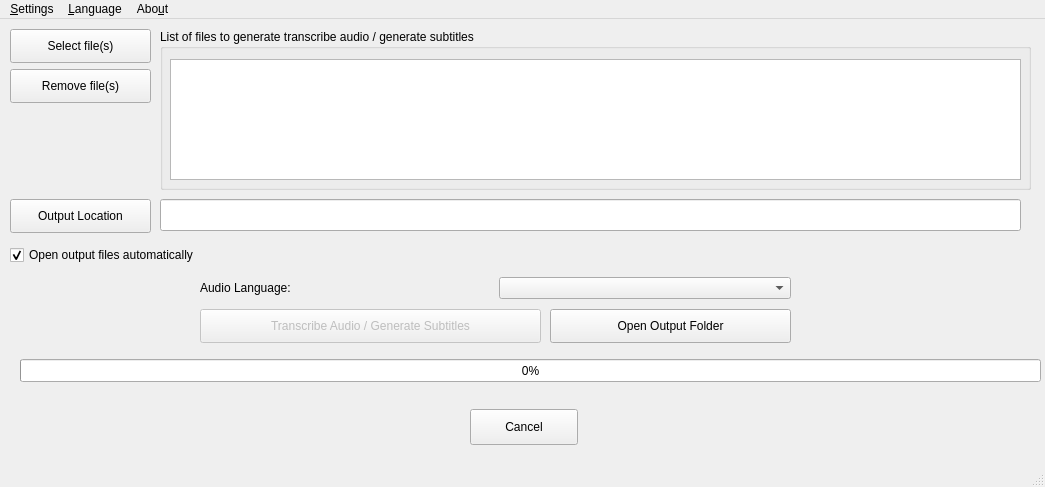
<?xml version="1.0" encoding="UTF-8"?>
<ui version="4.0">
 <class>window</class>
 <widget class="QMainWindow" name="window">
  <property name="geometry">
   <rect>
    <x>0</x>
    <y>0</y>
    <width>1045</width>
    <height>487</height>
   </rect>
  </property>
  <property name="windowTitle">
   <string>pyTranscriber - v1.9 - 21/12/2022</string>
  </property>
  <widget class="QWidget" name="centralwidget">
   <widget class="QPushButton" name="bSelectMedia">
    <property name="geometry">
     <rect>
      <x>10</x>
      <y>10</y>
      <width>141</width>
      <height>34</height>
     </rect>
    </property>
    <property name="text">
     <string>Select file(s)</string>
    </property>
   </widget>
   <widget class="QPushButton" name="bConvert">
    <property name="enabled">
     <bool>false</bool>
    </property>
    <property name="geometry">
     <rect>
      <x>200</x>
      <y>290</y>
      <width>341</width>
      <height>34</height>
     </rect>
    </property>
    <property name="text">
     <string>Transcribe Audio / Generate Subtitles</string>
    </property>
   </widget>
   <widget class="QProgressBar" name="progressBar">
    <property name="geometry">
     <rect>
      <x>20</x>
      <y>340</y>
      <width>1021</width>
      <height>23</height>
     </rect>
    </property>
    <property name="value">
     <number>0</number>
    </property>
   </widget>
   <widget class="QLabel" name="labelCurrentOperation">
    <property name="geometry">
     <rect>
      <x>170</x>
      <y>350</y>
      <width>871</width>
      <height>41</height>
     </rect>
    </property>
    <property name="text">
     <string/>
    </property>
   </widget>
   <widget class="QPushButton" name="bOpenOutputFolder">
    <property name="geometry">
     <rect>
      <x>550</x>
      <y>290</y>
      <width>241</width>
      <height>34</height>
     </rect>
    </property>
    <property name="text">
     <string>Open Output Folder</string>
    </property>
   </widget>
   <widget class="QPushButton" name="bSelectOutputFolder">
    <property name="geometry">
     <rect>
      <x>10</x>
      <y>180</y>
      <width>141</width>
      <height>34</height>
     </rect>
    </property>
    <property name="text">
     <string>Output Location</string>
    </property>
   </widget>
   <widget class="QLineEdit" name="qleOutputFolder">
    <property name="geometry">
     <rect>
      <x>160</x>
      <y>180</y>
      <width>861</width>
      <height>32</height>
     </rect>
    </property>
    <property name="text">
     <string/>
    </property>
    <property name="readOnly">
     <bool>true</bool>
    </property>
   </widget>
   <widget class="QGroupBox" name="groupBox">
    <property name="geometry">
     <rect>
      <x>160</x>
      <y>10</y>
      <width>871</width>
      <height>161</height>
     </rect>
    </property>
    <property name="title">
     <string>List of files to generate transcribe audio / generate subtitles</string>
    </property>
    <property name="alignment">
     <set>Qt::AlignLeading|Qt::AlignLeft|Qt::AlignTop</set>
    </property>
    <property name="flat">
     <bool>false</bool>
    </property>
    <property name="checkable">
     <bool>false</bool>
    </property>
    <widget class="QListWidget" name="qlwListFilesSelected">
     <property name="geometry">
      <rect>
       <x>10</x>
       <y>30</y>
       <width>851</width>
       <height>121</height>
      </rect>
     </property>
    </widget>
   </widget>
   <widget class="QPushButton" name="bRemoveFile">
    <property name="geometry">
     <rect>
      <x>10</x>
      <y>50</y>
      <width>141</width>
      <height>34</height>
     </rect>
    </property>
    <property name="text">
     <string>Remove file(s)</string>
    </property>
   </widget>
   <widget class="QLabel" name="labelProgressFileIndex">
    <property name="geometry">
     <rect>
      <x>30</x>
      <y>350</y>
      <width>131</width>
      <height>41</height>
     </rect>
    </property>
    <property name="text">
     <string/>
    </property>
   </widget>
   <widget class="QPushButton" name="bCancel">
    <property name="geometry">
     <rect>
      <x>470</x>
      <y>390</y>
      <width>108</width>
      <height>36</height>
     </rect>
    </property>
    <property name="text">
     <string>Cancel</string>
    </property>
   </widget>
   <widget class="QCheckBox" name="chbxOpenOutputFilesAuto">
    <property name="geometry">
     <rect>
      <x>10</x>
      <y>220</y>
      <width>291</width>
      <height>32</height>
     </rect>
    </property>
    <property name="text">
     <string>Open output files automatically</string>
    </property>
    <property name="checked">
     <bool>true</bool>
    </property>
   </widget>
   <widget class="QWidget" name="horizontalLayoutWidget">
    <property name="geometry">
     <rect>
      <x>200</x>
      <y>250</y>
      <width>591</width>
      <height>38</height>
     </rect>
    </property>
    <layout class="QHBoxLayout" name="horizontalLayout_5">
     <item>
      <widget class="QLabel" name="labelSelectLang">
       <property name="text">
        <string>Audio Language:</string>
       </property>
      </widget>
     </item>
     <item>
      <widget class="QComboBox" name="cbSelectLang">
       <property name="sizeAdjustPolicy">
        <enum>QComboBox::AdjustToContents</enum>
       </property>
      </widget>
     </item>
    </layout>
   </widget>
  </widget>
  <widget class="QMenuBar" name="menubar">
   <property name="geometry">
    <rect>
     <x>0</x>
     <y>0</y>
     <width>1045</width>
     <height>26</height>
    </rect>
   </property>
   <widget class="QMenu" name="menuAbout">
    <property name="title">
     <string>Abo&amp;ut</string>
    </property>
    <addaction name="actionLicense"/>
    <addaction name="actionDonation"/>
    <addaction name="actionAbout_pyTranscriber"/>
   </widget>
   <widget class="QMenu" name="menuProxy">
    <property name="title">
     <string>&amp;Settings</string>
    </property>
    <addaction name="actionProxy"/>
   </widget>
   <widget class="QMenu" name="menuLanguage">
    <property name="title">
     <string>&amp;Language</string>
    </property>
    <addaction name="actionEnglish"/>
    <addaction name="actionChineseTraditional"/>
    <addaction name="actionChineseSimplified"/>
    <addaction name="actionPortuguese"/>
    <addaction name="actionUkrainian"/>
   </widget>
   <addaction name="menuProxy"/>
   <addaction name="menuLanguage"/>
   <addaction name="menuAbout"/>
  </widget>
  <widget class="QStatusBar" name="statusbar"/>
  <action name="actionLicense">
   <property name="text">
    <string>&amp;License</string>
   </property>
  </action>
  <action name="actionDonation">
   <property name="text">
    <string>&amp;Funding at Github Sponsors</string>
   </property>
  </action>
  <action name="actionAbout_pyTranscriber">
   <property name="text">
    <string>&amp;About pyTranscriber</string>
   </property>
  </action>
  <action name="actionProxy">
   <property name="text">
    <string>&amp;Proxy</string>
   </property>
   <property name="toolTip">
    <string>Proxy setting</string>
   </property>
  </action>
  <action name="actionEnglish">
   <property name="text">
    <string>English</string>
   </property>
  </action>
  <action name="actionChineseTraditional">
   <property name="text">
    <string>繁體中文 - Chinese Traditional</string>
   </property>
  </action>
  <action name="actionChineseSimplified">
   <property name="text">
    <string>简体中文 - Chinese Simplified</string>
   </property>
  </action>
  <action name="actionPortuguese">
   <property name="text">
    <string>Português</string>
   </property>
  </action>
  <action name="actionUkrainian">
   <property name="text">
    <string>Українська</string>
   </property>
  </action>
 </widget>
 <resources/>
 <connections/>
</ui>
